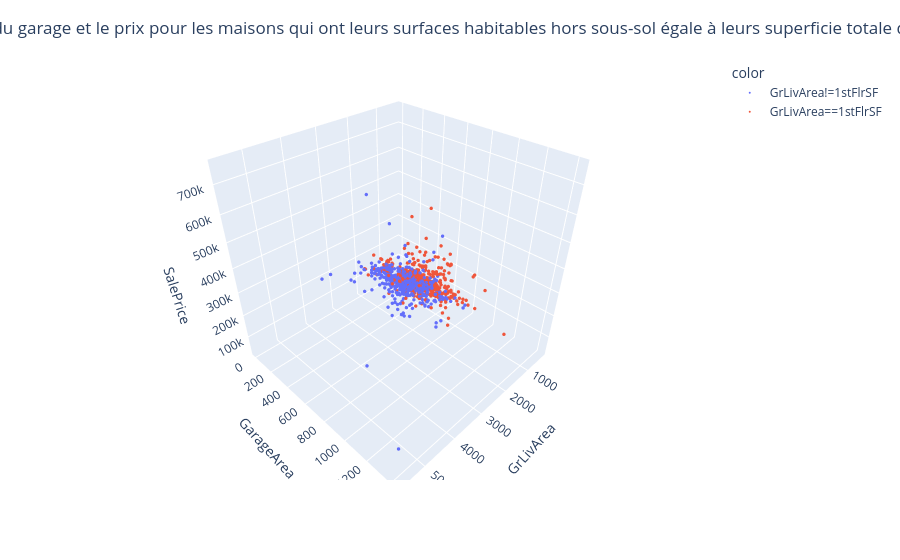

Notebook code cell kept with this figure:
### Markdown cell above
On voit clairement deux groupes sur les trois surfaces, celle visualiser sur la relation entre la surface habitable hors sous-sol et la superficie du rez-de-chaussée. Il y donc deux groupes vraiment statistiquement différents entre les surfaces entre-eux. Par conséquent on découpera l'étude en deux. On voit aussi qu'on arrive à découper le nuage en deux ce qui diminue le bruit.

### Code cell
fig = px.scatter_3d(
    train_set,
    x="GrLivArea",
    y="GarageArea",
    z="SalePrice",
    color=np.select(
        [train_set["GrLivArea"] == train_set["1stFlrSF"]],
        ["GrLivArea==1stFlrSF"],
        ["GrLivArea!=1stFlrSF"],
    ),
)
fig.update_traces(marker_size=2)
fig.update_layout(
    title="Relation entre la surfaces habitables hors sous-sol, la taille du garage et le prix pour les maisons qui ont leurs surfaces habitables hors sous-sol égale à leurs superficie totale de rez-de-chausée et dont ces deux surface sont différentes.",
    title_x=0.5,
    title_y=0.96,
)
fig.show()

### Figure 1 — Plotly figure (JSON) as saved in the notebook; plotly's stock layout.template omitted (floating-point values rounded to 4 significant figures; data arrays with more than 128 entries replaced by an {"elided": "..."} marker saying what was removed)
{"data": [{"hovertemplate": "color=GrLivArea!=1stFlrSF<br>GrLivArea=%{x}<br>GarageArea=%{y}<br>SalePrice=%{z}<extra></extra>", "legendgroup": "GrLivArea!=1stFlrSF", "marker": {"color": "#636efa", "size": 2, "symbol": "circle"}, "mode": "markers", "name": "GrLivArea!=1stFlrSF", "scene": "scene", "showlegend": true, "type": "scatter3d", "x": {"elided": "509 int values"}, "y": {"elided": "509 int values"}, "z": {"elided": "509 int values"}}, {"hovertemplate": "color=GrLivArea==1stFlrSF<br>GrLivArea=%{x}<br>GarageArea=%{y}<br>SalePrice=%{z}<extra></extra>", "legendgroup": "GrLivArea==1stFlrSF", "marker": {"color": "#EF553B", "size": 2, "symbol": "circle"}, "mode": "markers", "name": "GrLivArea==1stFlrSF", "scene": "scene", "showlegend": true, "type": "scatter3d", "x": {"elided": "671 int values"}, "y": {"elided": "671 int values"}, "z": {"elided": "671 int values"}}], "layout": {"legend": {"title": {"text": "color"}, "tracegroupgap": 0}, "margin": {"t": 60}, "scene": {"domain": {"x": [0, 1], "y": [0, 1]}, "xaxis": {"title": {"text": "GrLivArea"}}, "yaxis": {"title": {"text": "GarageArea"}}, "zaxis": {"title": {"text": "SalePrice"}}}, "title": {"text": "Relation entre la surfaces habitables hors sous-sol, la taille du garage et le prix pour les maisons qui ont leurs surfaces habitables hors sous-sol égale à leurs superficie totale de rez-de-chausée et dont ces deux surface sont différentes.", "x": 0.5, "y": 0.96}}}
